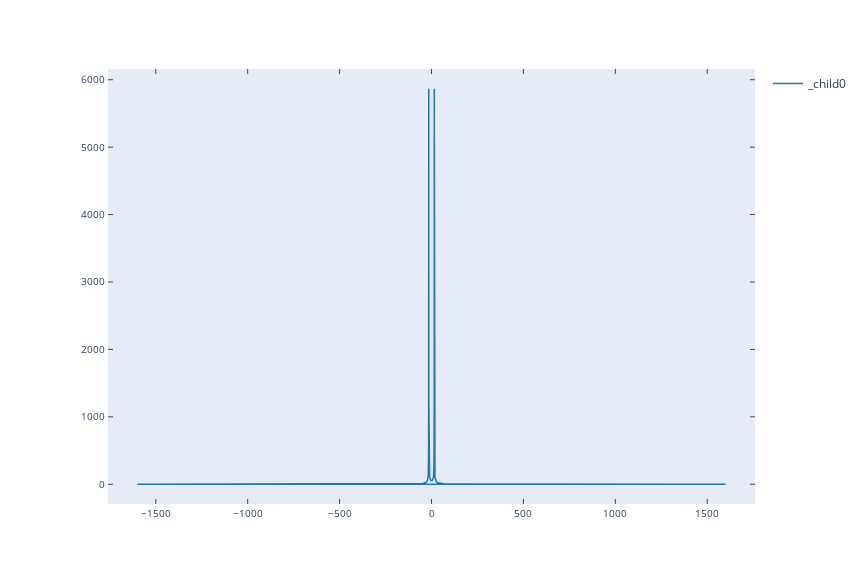

The code cell stored with this chart in its notebook:
### Code cell
yf = fft(sinewave[:number_of_samples])
xf = fftfreq(number_of_samples, 1 / fSampling)/10

# Note there is an error depending on the number of samples given to the fft
# This error apears as repeated values in the xf vector (one line is split into two)
# increasing the number of samples reduces the error

fig = plt.figure(figsize=(12, 8))
plt.plot(xf, np.abs(yf))

plotly_fig = tls.mpl_to_plotly(fig)
plotly_fig.layout.update(showlegend=True)
plotly.offline.iplot(plotly_fig)

### Figure 1 — Plotly figure (JSON) as saved in the notebook; plotly's stock layout.template omitted (floating-point values rounded to 4 significant figures; data arrays with more than 128 entries replaced by an {"elided": "..."} marker saying what was removed)
{"data": [{"line": {"color": "rgba (31, 119, 180, 1)", "dash": "solid", "width": 1.5}, "mode": "lines", "name": "_child0", "type": "scatter", "x": {"elided": "14222 float values"}, "xaxis": "x", "y": {"elided": "14222 float values"}, "yaxis": "y"}], "layout": {"autosize": false, "height": 576, "hovermode": "closest", "margin": {"b": 72, "l": 108, "pad": 0, "r": 86, "t": 69}, "showlegend": true, "width": 864, "xaxis": {"anchor": "y", "domain": [0, 1], "mirror": "ticks", "nticks": 9, "range": [-1760.0, 1760.0], "showgrid": false, "showline": true, "side": "bottom", "tickfont": {"size": 10}, "ticks": "inside", "type": "linear", "zeroline": false}, "yaxis": {"anchor": "x", "domain": [0, 1], "mirror": "ticks", "nticks": 9, "range": [-292.8, 6159.0], "showgrid": false, "showline": true, "side": "left", "tickfont": {"size": 10}, "ticks": "inside", "type": "linear", "zeroline": false}}}
